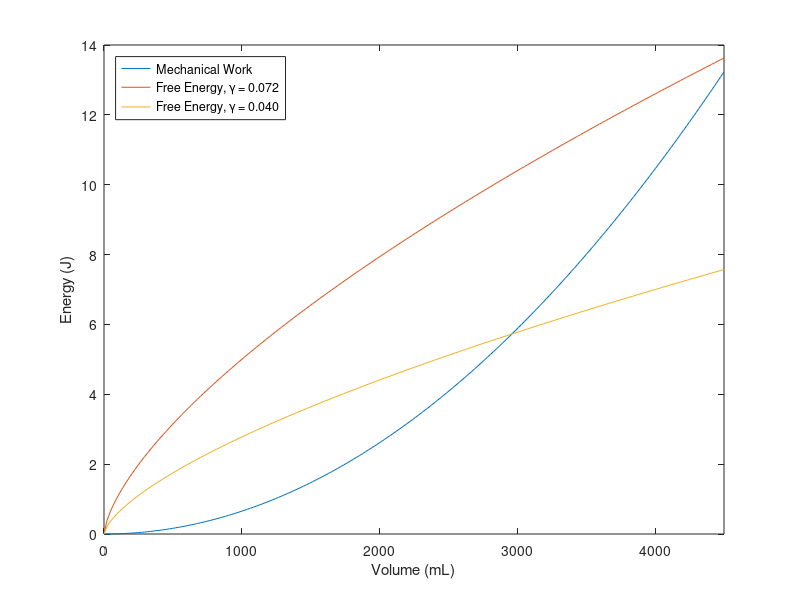

MATLAB code for this plot:
%%% Plots mechanical energy and free energy required to expand lung

% Constants and such
C = 150;
V = linspace(0,4500,200);
V_conv = 1e-6 * V;
gamma = 0.072;
n = 3e8;

%% Find mech work
W = (98e-6)*V.^2 / C;


%% Free energy for the first gamma
F = 4*pi*gamma*n* (0.75*V_conv/n).^(2/3);




%% Plot shit for the first gamma, without surfactant
close all

figure(1)
hold on
box on
axis([0 4500 0 14])
plot(V,W)
plot(V,F)
xlabel('Volume (mL)')
ylabel('Energy (J)')

gamma = 0.040;
F = 4*pi*gamma*n* (0.75*V_conv/n).^(2/3);

plot(V,F)

hold off

legend('Mechanical Work','Free Energy, \gamma = 0.072','Free Energy, \gamma = 0.040','Location','Northwest')